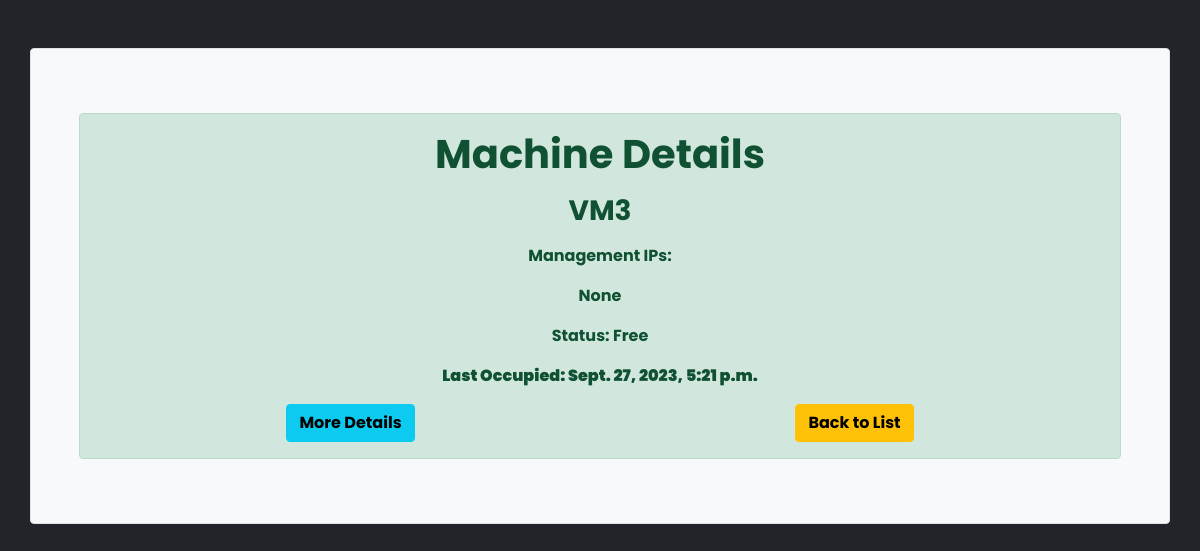
Screenshot of /3/ (signed in) with the database file from the repository.
### machines/models.py (models this page shows, shortened)
class Machine(models.Model):
    name = models.CharField(max_length=100)
    discription = models.TextField(null=True, max_length=500)
    user = models.ForeignKey(User, on_delete=models.SET_NULL, null=True, blank=True)
    start_time = models.DateTimeField(null=True, blank=True)
    end_time = models.DateTimeField(null=True, blank=True)
    timestamp = models.DateTimeField(auto_now=True)
    status = models.BooleanField(default=True)  # True for free, False for occupied
    purpose = models.TextField(blank=True)
    nz_start_time = models.DateTimeField(null=True, blank=True)
    nz_end_time = models.DateTimeField(null=True, blank=True)

### machines/views.py (the view)
# urls.py: path('<int:machine_id>/', views.machine_detail, name='machine_detail'),
@login_required
def machine_detail(request, machine_id):
    machine = get_object_or_404(Machine, pk=machine_id)
    user_can_free = request.user.is_authenticated
    user_active_booking = None
    if user_can_free:
        user_active_booking = Booking.objects.filter(machine=machine, user=request.user, end_time__gte=timezone.now()).first()
    context = {
        'machine': machine,
        'user_can_free': user_can_free,
        'user_has_active_booking': user_active_booking is not None,
        'user_active_booking': user_active_booking,
    }
    return render(request, 'machines/machine_detail.html', context)

### machines/templates/machines/machine_detail.html (shortened to what this page needs)
<html>
<head>
    <link href="https://cdn.jsdelivr.net/npm/bootstrap@5.0.2/dist/css/bootstrap.min.css" rel="stylesheet"
>
    <link rel="stylesheet" href="https://cdnjs.cloudflare.com/ajax/libs/font-awesome/6.4.2/css/all.min.css" />
</head>
<body class="bg-dark">
    <div class="container mt-5 p-5 border rounded bg-light">
    <div class="mb-3 mt-3">
        <div class="alert alert-success text-center mb-3 ">
            {% block content %}
            {% load humanize %}
                <h1><b>Machine Details</b></h1>
                <p><h3><b>{{ machine.name }}</b></h3></p>
                <p><b>Management IPs:</b></p>
                <p><b>{{ machine.discription }}</b></p>
                <p><b>Status: {% if machine.status %} Free {% else %} </b><b>Occupied by </b> <b>{{ machine.user }}</b> {% endif %}</p>
                    <p><b>Last Occupied: {{ machine.timestamp }}</b></p>
                <div id="notepad-content" style="display: flex; justify-content: space-between;">
                    <a href="{% url 'edit_notepad' machine.id %}" class="btn btn-info"><b>More Details</b></a></br>
                    <a href="{% url 'machine_list' %}" class="btn btn-warning"><b>Back to List<b></b></a>
                </div>
            {% endblock %}
        </div>
    </div>
    </div>
</body>
</html>

### machines/templates/machines/machine_detail.html (style rules this page uses)
* { font-family: 'Poppins', sans-serif; }

### rows the page displays
Machine: name "VM3", discription "None", timestamp "Sept. 27, 2023, 5:21 p.m."
